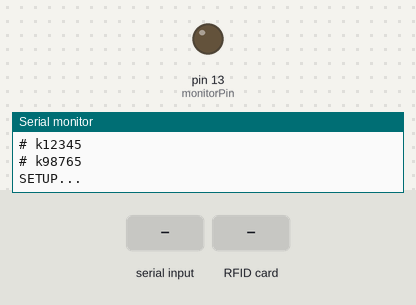
Bench run of a sketch on a simulated Arduino Uno, built with avr-gcc and run on an emulated ATmega328P. On the bench: output pins drawn as LEDs (lit = HIGH), the last lines printed to the serial monitor. The test bench sets the inputs (shaded band). Pins used as bus, display or sensor lines are not drawn.

Above: at 1.2 s.
1.3 s: "open" received over Serial
At 2.0 s:
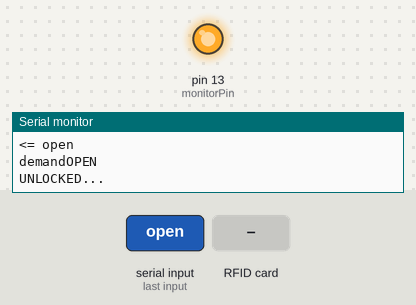
2.8 s: RFID card 5E 7A 19 C4 held to the reader
5.8 s: "test" received over Serial
7.3 s: "input" received over Serial
Timing chart, 0 to 9.8 s (numbered marks = the images above; inputs shaded):
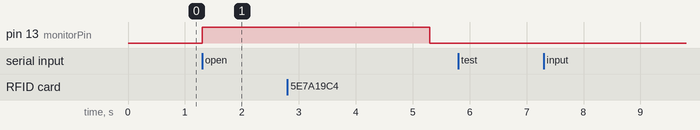

The sketch:

wiegand_arduino_raspi.ino
```cpp
/*
Dahua Wiegand keypad with card reader 125 kHz
1k pullup resistors between D0, D1 and +5V
*/

#include <Wiegand.h>

const byte keylockPin = 10;
const byte monitorPin = 13;
int openMillis = 4000; // door open interval ms

#include "codes.h"


WIEGAND wg;

void setup() {
	Serial.begin(115200);
/*
        while (!Serial) {
          ; // wait for serial port to connect. Needed for native USB
        }
*/

	wg.begin();
        pinMode(2, INPUT_PULLUP);
        pinMode(3, INPUT_PULLUP);
        pinMode(keylockPin, OUTPUT);
        digitalWrite(keylockPin, HIGH);
        pinMode(monitorPin, OUTPUT);
        digitalWrite(monitorPin, LOW);
        listCodes();
        Serial.println("SETUP...");
}

byte wholeCode = false;
String inCode = "";
String prefix = "";
unsigned long time = millis();
unsigned long beginTime = millis();

void loop() {
  // long time since last key
  if (millis() - time > 10000) {
    inCode = "";
    wholeCode = false;
  }
  String command = readCommand(50);
  if (command != "") {
    Serial.println("<= " + command);
    if (command == "open") {
      Serial.println("demandOPEN");
      keyUnlock(keylockPin, openMillis);
    }
    else if (command.startsWith("test")) {
      testCodes(command.substring(4));
    }
    else if (command.startsWith("input")) {
      prefix = command.substring(5, 6);
      inCode = command.substring(6);
      wholeCode = true;
    }
  }
  if(wg.available())
  {
    if(wg.getWiegandType() == 4) {
      prefix = "k";
      time = millis();
      String numero = String(wg.getCode(),HEX);
      if (numero == "d") {
        inCode = "";
        wholeCode = false;
      }
      else {
        inCode += numero;
      }
      if (inCode.length() >= 5) {
        wholeCode = true;
      }
    }
    if(wg.getWiegandType() == 26) {
      prefix = "c";
      inCode = String(wg.getCode(),HEX);
      wholeCode = true;
    }
  }
  //Serial.print(prefix + inCode);
  if (wholeCode) {
    String prac = "";
    prac = prefix + inCode;
    if (testCodes(prac)) {
      keyUnlock(keylockPin, openMillis);
      inCode = "";
      wholeCode = false;
    }
  }
}

void keyUnlock(byte pin, int time) {
  digitalWrite(pin, LOW);
  digitalWrite(monitorPin, HIGH);
  Serial.println("UNLOCKED...");
  delay(time);
  // if code is in web codes too - kill open command
  while (Serial.available()) {
    byte inByte = Serial.read();
  }
  digitalWrite(pin, HIGH) ;
  digitalWrite(monitorPin, LOW);
  Serial.println("LOCKED...");
}

void listCodes() {
  for (int i =0; i< ARRAYSIZE; i++) {
    Serial.print("# ");
    Serial.println(codes[i]);
  }
}

byte testCodes(String code) {
  while (Serial.available()) {
    byte inByte = Serial.read();
  }
  byte ok = false;
  Serial.println(code);
  char myCode[128] = ""; //create a character array to hold the converted String
  code.toCharArray(myCode,128); //Convert the String to CharArray.
  for (int i =0; i< ARRAYSIZE; i++) {
    //Serial.print(codes[i]);
    //Serial.print("  ");
    //Serial.println(code);
    if (strcmp(codes[i], myCode) == 0) {
      ok = true;
      Serial.print("hardOPEN ");
      Serial.println(code);
      return ok;
      break;
    }
  }
  String command = readCommand(50);
  Serial.print("<=");
  Serial.println(command);
  if (command == "open") {
    ok = true;
    Serial.println("softOPEN");
  }
  if (command == "service") {
    ok = false;
    wholeCode = false;
    inCode = "";
  }
  return ok;
}

String readCommand(int delay) {
  String command = "";
  char inChar = 0;
  //int delay = 200;
  unsigned long beginTime = millis();
  while (inChar != 10 && millis() - beginTime < delay) {
    inChar = 0;
    if (Serial.available()) inChar = Serial.read();
    if (inChar != 0 && inChar != 10) {
    command += inChar;
    }
  }
  //Serial.println(command);
  return command;
}
```

codes.h
```cpp
#define ARRAYSIZE 2

char* codes[ARRAYSIZE] = {
"k12345",
"k98765"
};
```

Measured:
- after the input at 1.3 s, pin 13 (monitorPin): LOW → HIGH at once
